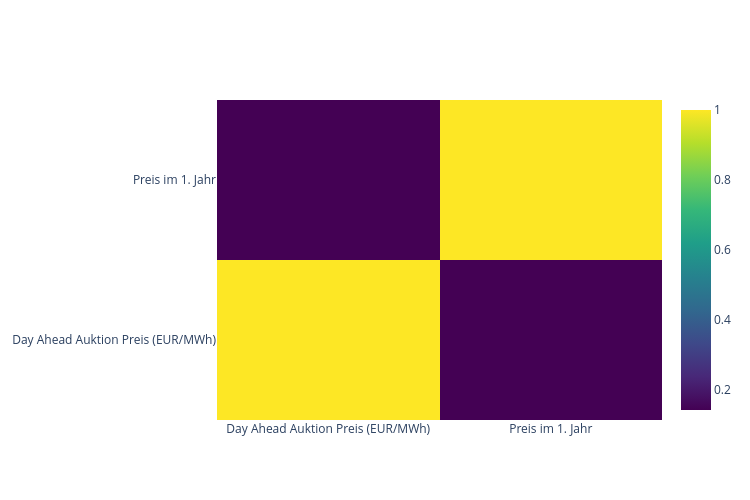

Notebook cell for this chart:
### Code cell
correlation_analyse = aufgabe_6e.drop(columns=['Datum']).corr()
display(correlation_analyse)
fig2 = go.Figure(data=go.Heatmap(z=correlation_analyse.values, x=correlation_analyse.columns, y= correlation_analyse.columns, colorscale='Viridis'))
fig2.update_layout(width=750, height=500)
fig2.show()

### Figure 1 — Plotly figure (JSON) as saved in the notebook; plotly's stock layout.template omitted (floating-point values rounded to 4 significant figures)
{"data": [{"colorscale": [[0.0, "#440154"], [0.1111, "#482878"], [0.2222, "#3e4989"], [0.3333, "#31688e"], [0.4444, "#26828e"], [0.5556, "#1f9e89"], [0.6667, "#35b779"], [0.7778, "#6ece58"], [0.8889, "#b5de2b"], [1.0, "#fde725"]], "x": ["Day Ahead Auktion Preis (EUR/MWh)", "Preis im 1. Jahr"], "y": ["Day Ahead Auktion Preis (EUR/MWh)", "Preis im 1. Jahr"], "z": [[1.0, 0.1433], [0.1433, 1.0]], "type": "heatmap"}], "layout": {"width": 750, "height": 500}}
